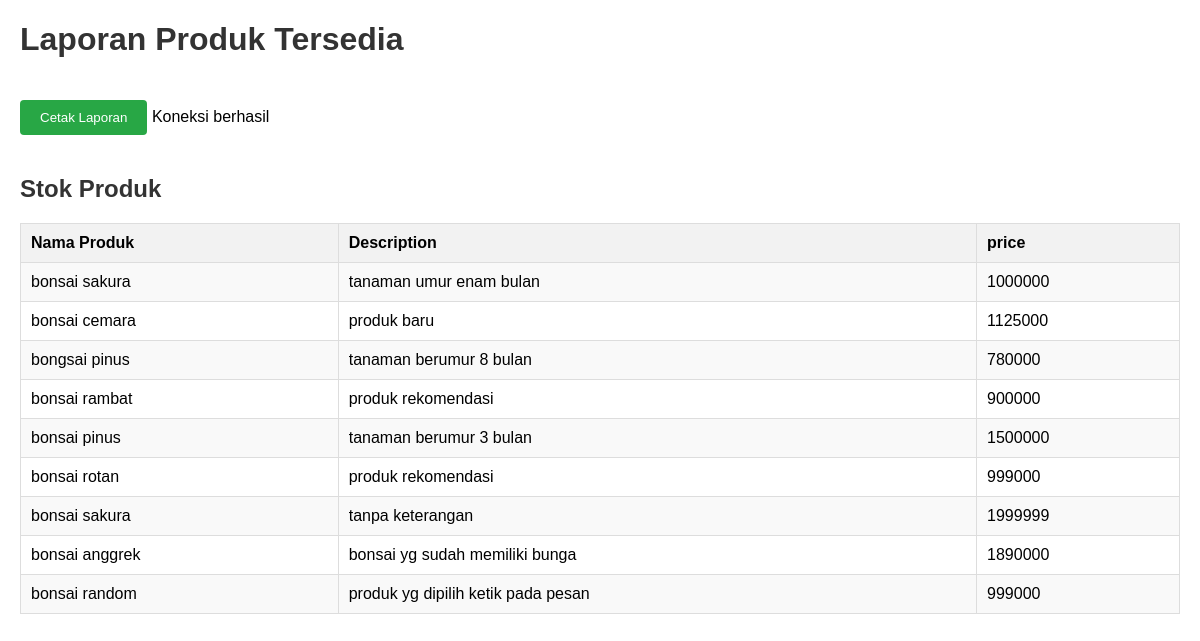
The app's page /laporan_produk.php with its own data.
### tables this page shows
CREATE TABLE `products` (
  `id` int(11) NOT NULL,
  `name` varchar(255) NOT NULL,
  `description` varchar(255) NOT NULL,
  `price` int(11) NOT NULL,
  `image` varchar(100) NOT NULL
);

### laporan_produk.php (the view, shortened to what this page needs)
<!DOCTYPE html>
<html>
<head>
    <link rel="stylesheet" type="text/css" href="style.css">
</head>
<body>
<h1>Laporan Produk Tersedia</h1>
<button onclick="printReport()">Cetak Laporan</button>
<?php
include 'database.php';
$sql = "SELECT p.name, p.description, p.price,
        (p.price) AS terjual
        FROM products p";
$result = $conn->query($sql);
echo "<h2>Stok Produk</h2>";
if ($result->num_rows > 0) {
    echo "<table><tr><th>Nama Produk</th><th>Description</th><th>price</th></tr>";
    while($row = $result->fetch_assoc()) {
        echo "<tr><td>" . $row["name"]. "</td><td>" . $row["description"]. "</td><td>" . $row["price"]. "</td></tr>";
    }
    echo "</table>";
} else {
    echo "Tidak ada data stok.";
}
?>
</body>
</html>

### style.css (style rules this page uses)
body { font-family: Arial, sans-serif; margin: 20px; }
h1, h2 { color: #333; }
button { margin: 20px 0; padding: 10px 20px; background-color: #28a745; color: white; border: none; border-radius: 4px; cursor: pointer; }
table { width: 100%; border-collapse: collapse; margin-bottom: 20px; }
table, th, td { border: 1px solid #ddd; }
th, td { padding: 10px; text-align: left; }
th { background-color: #f2f2f2; }
tr:nth-child(even) { background-color: #f9f9f9; }

### laporan_produk.php (style rules this page uses)
body { font-family: Arial, sans-serif; margin: 20px; }
h1, h2 { color: #333; }
button { margin: 20px 0; padding: 10px 20px; background-color: #28a745; color: white; border: none; border-radius: 4px; cursor: pointer; }
table { width: 100%; border-collapse: collapse; margin-bottom: 20px; }
table, th, td { border: 1px solid #ddd; }
th, td { padding: 10px; text-align: left; }
th { background-color: #f2f2f2; }
tr:nth-child(even) { background-color: #f9f9f9; }

### records on screen
products: name "bonsai sakura", description "tanaman umur enam bulan", price "1000000"
products: name "bonsai cemara", description "produk baru", price "1125000"
products: name "bongsai pinus", description "tanaman berumur 8 bulan", price "780000"
products: name "bonsai rambat", description "produk rekomendasi", price "900000"
products: name "bonsai pinus", description "tanaman berumur 3 bulan", price "1500000"
products: name "bonsai rotan", description "produk rekomendasi", price "999000"
products: name "bonsai sakura", description "tanpa keterangan", price "1999999"
products: name "bonsai anggrek", description "bonsai yg sudah memiliki bunga", price "1890000"
products: name "bonsai random", description "produk yg dipilih ketik pada pesan", price "999000"
